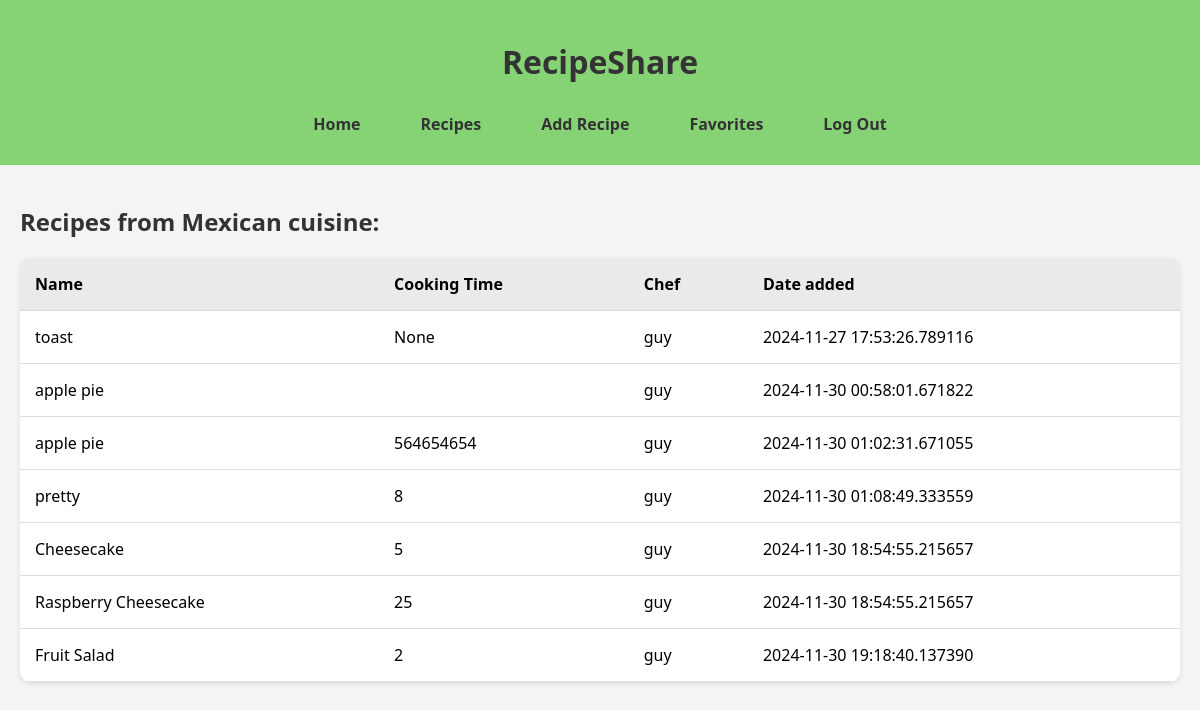
Page /cuisine/1 (signed in) on the committed database.
### models.py (models this page shows, shortened)
class Cuisine(db.Model):
    __tablename__ = 'cuisines'
    cuisine_id = db.mapped_column(db.Integer, primary_key=True)
    cuisine_name = db.mapped_column(db.String(50))
    recipes = db.relationship('Recipe', back_populates='cuisine')

class Recipe(db.Model):
    __tablename__ = 'recipes'
    recipe_id = db.mapped_column(db.Integer, primary_key=True)
    recipe_name = db.mapped_column(db.String(500))
    ingredients = db.mapped_column(db.String(1000))
    method = db.mapped_column(db.String(5000))
    total_time = db.mapped_column(db.Integer)
    date_added = db.mapped_column(db.DateTime, default=datetime.now(timezone.utc))
    chef_id = db.mapped_column(db.Integer, db.ForeignKey('users.user_id'), nullable=False)
    cuisine_id = db.mapped_column(db.Integer, db.ForeignKey('cuisines.cuisine_id'), nullable=False)
    chef = db.relationship('User', back_populates='recipes')
    cuisine = db.relationship('Cuisine', back_populates='recipes')
    favorites = db.relationship('Favorite', back_populates='recipe')

class User(UserMixin, db.Model):
    __tablename__ = 'users'
    user_id = db.mapped_column(db.Integer, primary_key=True)
    username = db.mapped_column(db.String(50), unique=True)
    is_chef = db.mapped_column(db.Boolean, default=False)
    recipes = db.relationship('Recipe', back_populates='chef')
    favorites = db.relationship('Favorite', back_populates='user')

### app.py (the view)
@app.route('/cuisine/<int:cuisine_id>')
def cuisine_category(cuisine_id):
    cuisine = Cuisine.query.get_or_404(cuisine_id)
    return render_template('cuisine.html', cuisine=cuisine)

### app.py (called while the page is built)
@login_manager.user_loader
def load_user(user_id):
    return User.query.get(int(user_id))

### templates/cuisine.html
{% extends 'base.html' %}
{% block content %}
    <h2>Recipes from {{cuisine.cuisine_name}} cuisine:</h2>
    <table>
        <thead>
            <tr>
                <th scope="col">Name</th>
                <th scope="col">Cooking Time</th>
                <th scope="col">Chef</th>
                <th scope="col">Date added</th>
            </tr>
        </thead>
        <tbody>
            {% for recipe in cuisine.recipes %}
            <tr>
                <td>
                    <a href="{{ url_for('recipe', recipe_id=recipe.recipe_id) }}">
                        {{recipe.recipe_name}}
                    </a>
                </td>
                <td>{{recipe.total_time}}</td>
                <td>{{recipe.chef.username}}</td>
                <td>{{recipe.date_added}}</td>
            </tr>
            {% else %}
            <tr>
                <td colspan="4">No recipes found in the {{cuisine.cuisine_name}} section</td>
            </tr>
            {% endfor %}
        </tbody>
    </table>
{% endblock %}

### static/style.css (style rules this page uses)
* { box-sizing: border-box; }
body { padding: 0; font-family: 'Segoe UI', Tahoma, Geneva, Verdana, sans-serif; background-color: #f4f4f4; margin: 0px; }
h1, h2, h3, h4, h5, h6, p { margin: 20px 0; color: #333; }
table { width: 100%; border-collapse: collapse; margin-top: 20px; background-color: #fff; border-radius: 10px; overflow: hidden; box-shadow: 0 2px 5px rgba(0,0,0,0.1); }
table th, table td { padding: 15px; text-align: left; }
table thead { background-color: #eaeaea; }
table tr { border-bottom: 1px solid #ddd; transition: background-color 0.2s; }
table a { text-decoration: none; color: inherit; }

### rows in the picture
Cuisine: cuisine_name "Mexican"
Recipe: recipe_name "toast", total_time "None", chef.username "guy", date_added "2024-11-27 17:53:26.789116"
Recipe: recipe_name "apple pie", chef.username "guy", date_added "2024-11-30 00:58:01.671822"
Recipe: recipe_name "apple pie", total_time "564654654", chef.username "guy", date_added "2024-11-30 01:02:31.671055"
Recipe: recipe_name "pretty", total_time "8", chef.username "guy", date_added "2024-11-30 01:08:49.333559"
Recipe: recipe_name "Cheesecake", total_time "5", chef.username "guy", date_added "2024-11-30 18:54:55.215657"
Recipe: recipe_name "Raspberry Cheesecake", total_time "25", chef.username "guy", date_added "2024-11-30 18:54:55.215657"
Recipe: recipe_name "Fruit Salad", total_time "2", chef.username "guy", date_added "2024-11-30 19:18:40.137390"
